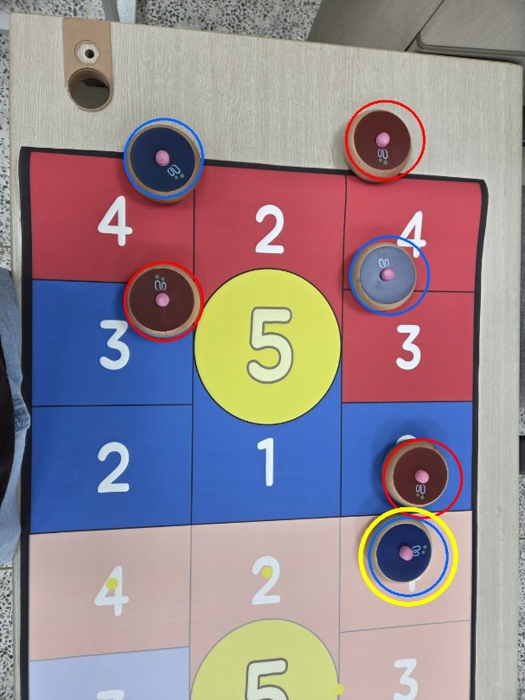
#> input picture app/sample/card0_1050.jpg, 1050 x 1400 px, found by its file name (shown at 1/2 size)
$ python debug_chk.py ../app/sample/card0_1050.jpg
#> lines starting #> are read from the running program, lines starting #| are printed output that depends on the picture; after the words box and inside, x2 and y2 are one past the last pixel; in counts of white or black regions, pixels touching at a corner belong together
#> further down, img is the input picture: shape (1400, 1050, 3); mean B, G, R 142.2, 135, 148.5
### model_002/terring_cv.py
# -*- coding: utf-8 -*-
"""
model_002: 고전 CV 기반 terring 점수 판정 파이프라인

이미지 → ① 보드(선명한 3x3) 검출: 색 마스크 → 모서리 라인 피팅 → 호모그래피 정면 보정
      → ② 스톤 검출: 분홍 꼭지 블롭 + 주변 원판 색(red/blue) 분류
      → ③ 기하 계산: 스톤 접촉원 vs 칸 경계/중앙 원 교차 → 닿은 칸 → max → 총점

보드 실제 구조 (실측 기반):
  좌열: 4(빨) / 3(파) / 2(파)  — 경계 h1L, h2L
  중열: 2(빨) 위 / 1(파) 아래  — 경계 hm, 그 위에 5 원이 얹힘
  우열: 4(빨) / 3(빨) / 2(파)  — 경계 h1R, h2R
기하 상수는 geo.json(캘리브레이션 산출물)이 있으면 그것을 사용.
"""
import json
import os
import cv2
import numpy as np

MODEL_DIR = os.path.dirname(os.path.abspath(__file__))
ROOT = os.path.dirname(MODEL_DIR)
IMG_DIR = os.path.join(ROOT, "data", "001~085 (08.16)")
DEBUG = os.path.join(MODEL_DIR, "debug")

BW, BH = 900, 900
MARGIN = 220

# 기하 상수 (0~1 비율, 보드 좌표계). calibrate.py가 geo.json으로 갱신
GEO = {
    "c1": 1 / 3, "c2": 2 / 3,          # 세로 칸 경계 x
    "h1L": 1 / 3, "h2L": 2 / 3,        # 좌열 가로 경계 y
    "h1R": 1 / 3, "h2R": 2 / 3,        # 우열 가로 경계 y
    "hm": 0.5,                         # 중열 2/1 경계 y
    "circle_cx": 0.5, "circle_cy": 0.5, "circle_r": 0.21,
    "stone_r_ratio": 0.078,            # 스톤 접촉원 반지름 / 보드 폭
    "base_offset": 0.25,               # 꼭지 중심 → 바닥 중심 보정 (스톤 반지름 배수, 이미지 아래 방향)
    "out_margin": None,                # 보드 밖 허용 범위(보드 폭 비율). None=끔. 라벨이 보드 밖
                                       # 스톤도 0점으로 기록하므로 기본은 끄는 게 맞음
    "knob_rim_min": 0.10,              # 꼭지 단독 검출을 인정할 최소 나무 테두리 비율
}
_geo_path = os.path.join(MODEL_DIR, "geo.json")
if os.path.exists(_geo_path):
    GEO.update(json.load(open(_geo_path, encoding="utf-8")))


# ---------- ① 보드 검출 ----------
def vivid_mask(img):
    hsv = cv2.cvtColor(img, cv2.COLOR_BGR2HSV)
#> hsv: shape (1400, 1050, 3); mean H, S, V 77, 84.6, 173.2
    H, S, V = hsv[..., 0], hsv[..., 1], hsv[..., 2]
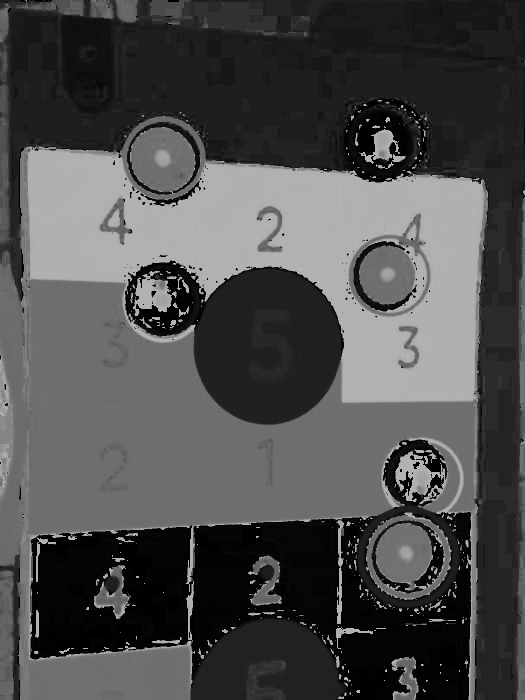
#> H: shape (1400, 1050) (shown at 1/2 size); min 0, max 179, mean 77
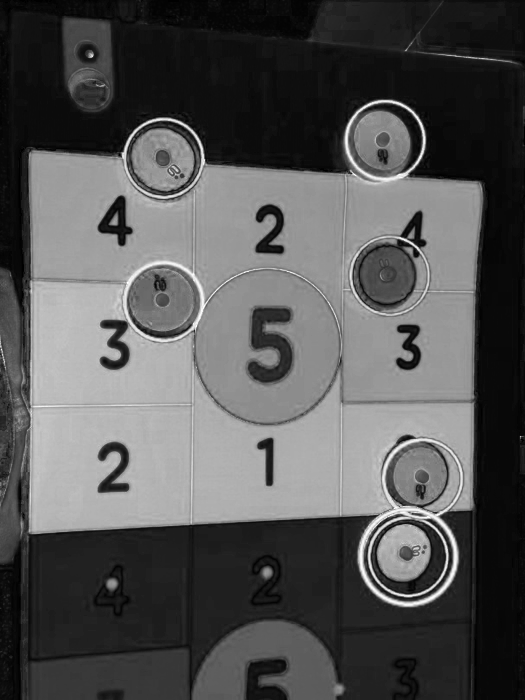
#> S: shape (1400, 1050) (shown at 1/2 size); min 0, max 255, mean 84.6
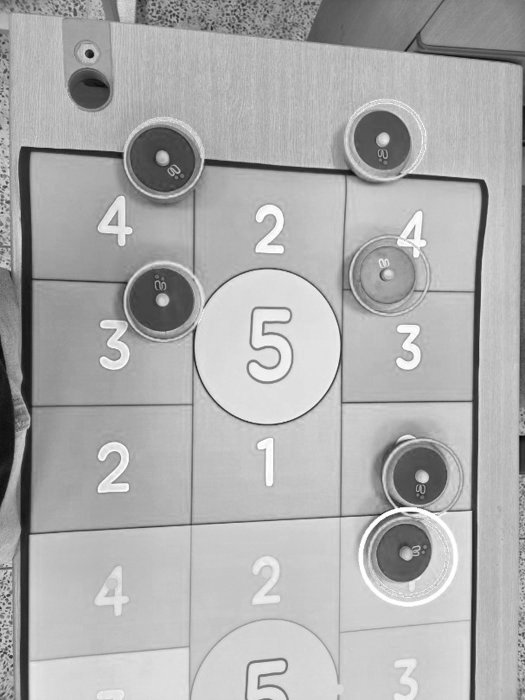
#> V: shape (1400, 1050) (shown at 1/2 size); min 2, max 255, mean 173.2
    red = ((H <= 10) | (H >= 168)) & (S > 110) & (V > 90)
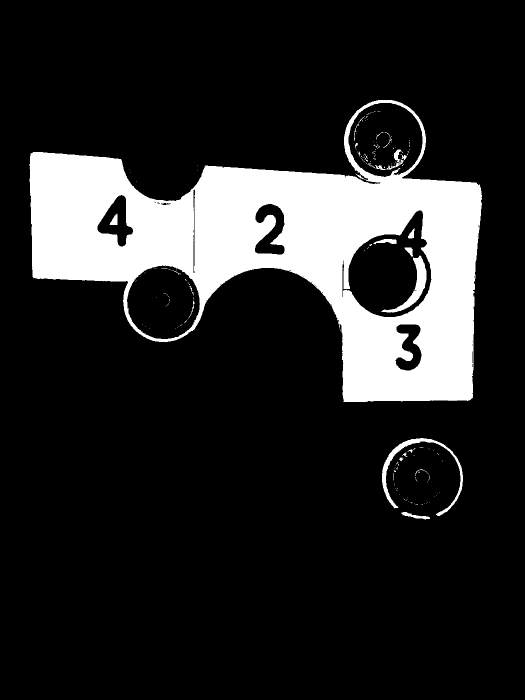
#> red: shape (1400, 1050) bool (shown at 1/2 size); 15.8% white; 185 white regions (159 under 20 px), largest, box (x1, y1, x2, y2) and area: (59, 200, 964, 804) 224694, (764, 876, 926, 1032) 2710, (762, 511, 853, 625) 2179
    blue = (H >= 95) & (H <= 130) & (S > 110) & (V > 60)
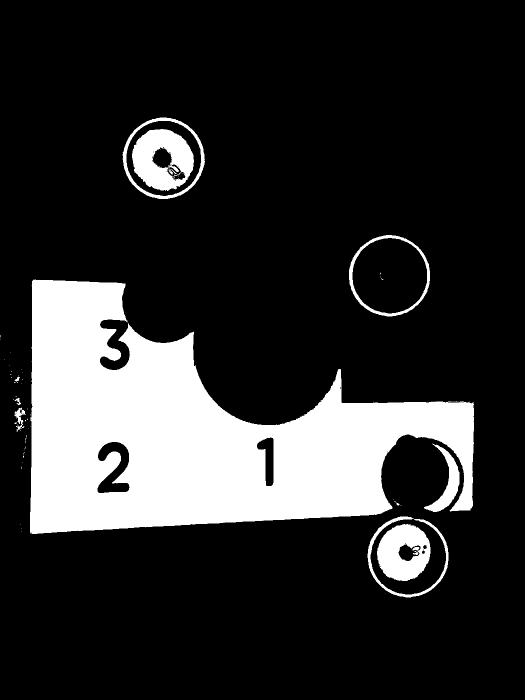
#> blue: shape (1400, 1050) bool (shown at 1/2 size); 18.4% white; 72 white regions (57 under 20 px), largest, box (x1, y1, x2, y2) and area: (60, 559, 948, 1068) 239855, (264, 258, 388, 382) 10019, (754, 1048, 861, 1162) 8371
    yellow = (H >= 18) & (H <= 40) & (S > 110) & (V > 140)
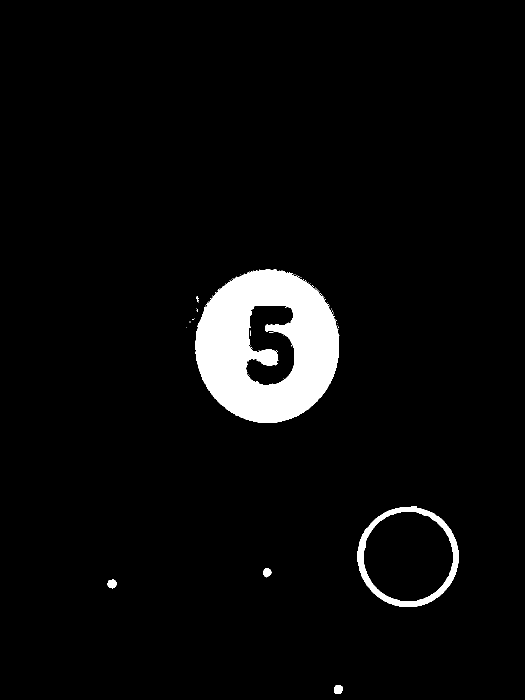
#> yellow: shape (1400, 1050) bool (shown at 1/2 size); 4.5% white; 87 white regions (81 under 20 px), largest, box (x1, y1, x2, y2) and area: (391, 541, 678, 846) 58008, (715, 1012, 917, 1214) 6658, (668, 1370, 686, 1388) 258, (215, 1159, 234, 1177) 256, (526, 1136, 543, 1155) 226, (393, 593, 397, 605) 32
    m = (red | blue | yellow).astype(np.uint8) * 255
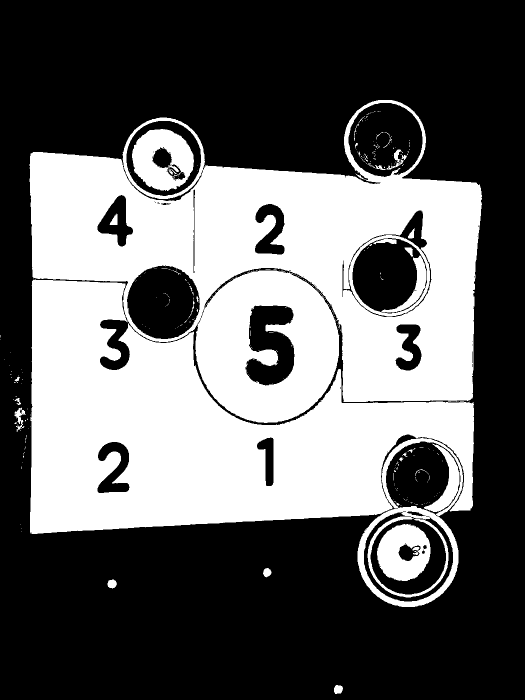
#> m: shape (1400, 1050) (shown at 1/2 size); 38.7% white; 335 white regions (297 under 20 px), largest, box (x1, y1, x2, y2) and area: (59, 200, 964, 1214) 543269, (264, 258, 388, 382) 10019, (754, 1048, 861, 1162) 8371
    m = cv2.morphologyEx(m, cv2.MORPH_CLOSE, np.ones((31, 31), np.uint8))
#> m: shape (1400, 1050); 44.1% white; 10 white regions (2 under 20 px), largest, box (x1, y1, x2, y2) and area: (21, 200, 964, 1214) 645978, (830, 938, 859, 965) 659, (668, 1370, 686, 1400) 438
    m = cv2.morphologyEx(m, cv2.MORPH_OPEN, np.ones((15, 15), np.uint8))
#> m: shape (1400, 1050); 43.9% white; 2 white regions
#> (the rest of the program and of its run is left out)
